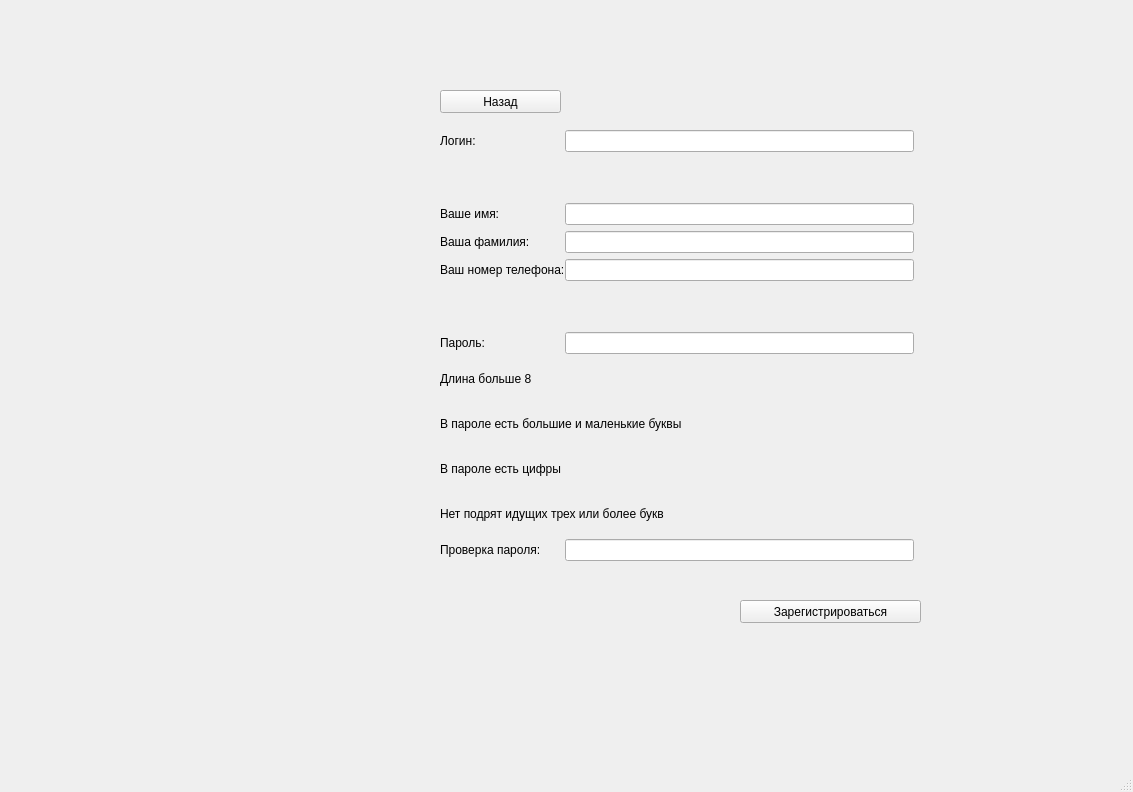
<?xml version="1.0" encoding="UTF-8"?>
<ui version="4.0">
 <class>MainWindow</class>
 <widget class="QMainWindow" name="MainWindow">
  <property name="geometry">
   <rect>
    <x>0</x>
    <y>0</y>
    <width>1133</width>
    <height>792</height>
   </rect>
  </property>
  <property name="windowTitle">
   <string>MainWindow</string>
  </property>
  <widget class="QWidget" name="centralwidget">
   <widget class="QPushButton" name="come_back">
    <property name="geometry">
     <rect>
      <x>440</x>
      <y>90</y>
      <width>121</width>
      <height>23</height>
     </rect>
    </property>
    <property name="text">
     <string>Назад</string>
    </property>
   </widget>
   <widget class="QPushButton" name="registration">
    <property name="geometry">
     <rect>
      <x>740</x>
      <y>600</y>
      <width>181</width>
      <height>23</height>
     </rect>
    </property>
    <property name="text">
     <string>Зарегистрироваться</string>
    </property>
   </widget>
   <widget class="QWidget" name="gridLayoutWidget">
    <property name="geometry">
     <rect>
      <x>440</x>
      <y>130</y>
      <width>481</width>
      <height>431</height>
     </rect>
    </property>
    <layout class="QGridLayout" name="gridLayout">
     <property name="leftMargin">
      <number>0</number>
     </property>
     <property name="rightMargin">
      <number>0</number>
     </property>
     <property name="horizontalSpacing">
      <number>0</number>
     </property>
     <item row="3" column="1">
      <widget class="QLineEdit" name="surname">
       <property name="acceptDrops">
        <bool>true</bool>
       </property>
       <property name="text">
        <string/>
       </property>
       <property name="maxLength">
        <number>16</number>
       </property>
      </widget>
     </item>
     <item row="4" column="0">
      <widget class="QLabel" name="label_phone">
       <property name="text">
        <string>Ваш номер телефона:</string>
       </property>
      </widget>
     </item>
     <item row="2" column="1">
      <widget class="QLineEdit" name="name">
       <property name="acceptDrops">
        <bool>true</bool>
       </property>
       <property name="text">
        <string/>
       </property>
       <property name="maxLength">
        <number>16</number>
       </property>
      </widget>
     </item>
     <item row="6" column="0">
      <widget class="QLabel" name="label_password">
       <property name="text">
        <string>Пароль:</string>
       </property>
      </widget>
     </item>
     <item row="0" column="1">
      <widget class="QLineEdit" name="login">
       <property name="enabled">
        <bool>true</bool>
       </property>
       <property name="maxLength">
        <number>27</number>
       </property>
      </widget>
     </item>
     <item row="6" column="1">
      <widget class="QLineEdit" name="password">
       <property name="maxLength">
        <number>27</number>
       </property>
       <property name="echoMode">
        <enum>QLineEdit::Password</enum>
       </property>
      </widget>
     </item>
     <item row="0" column="0">
      <widget class="QLabel" name="label_login">
       <property name="text">
        <string>Логин:</string>
       </property>
      </widget>
     </item>
     <item row="3" column="0">
      <widget class="QLabel" name="label_surname">
       <property name="text">
        <string>Ваша фамилия:</string>
       </property>
      </widget>
     </item>
     <item row="2" column="0">
      <widget class="QLabel" name="label_name">
       <property name="text">
        <string>Ваше имя:</string>
       </property>
      </widget>
     </item>
     <item row="4" column="1">
      <widget class="QLineEdit" name="phone">
       <property name="maxLength">
        <number>27</number>
       </property>
      </widget>
     </item>
     <item row="11" column="1">
      <widget class="QLineEdit" name="password_checking">
       <property name="maxLength">
        <number>27</number>
       </property>
       <property name="echoMode">
        <enum>QLineEdit::Password</enum>
       </property>
      </widget>
     </item>
     <item row="11" column="0">
      <widget class="QLabel" name="label_password_check">
       <property name="text">
        <string>Проверка пароля:</string>
       </property>
      </widget>
     </item>
     <item row="0" column="2">
      <widget class="QLabel" name="circle_login">
       <property name="text">
        <string/>
       </property>
      </widget>
     </item>
     <item row="2" column="2">
      <widget class="QLabel" name="circle_name">
       <property name="text">
        <string/>
       </property>
      </widget>
     </item>
     <item row="3" column="2">
      <widget class="QLabel" name="circle_surname">
       <property name="text">
        <string/>
       </property>
      </widget>
     </item>
     <item row="4" column="2">
      <widget class="QLabel" name="circle_phone">
       <property name="text">
        <string/>
       </property>
      </widget>
     </item>
     <item row="6" column="2">
      <widget class="QLabel" name="circle_password">
       <property name="text">
        <string/>
       </property>
      </widget>
     </item>
     <item row="11" column="2">
      <widget class="QLabel" name="circle_password_check">
       <property name="text">
        <string/>
       </property>
      </widget>
     </item>
     <item row="1" column="0" colspan="2">
      <widget class="QLabel" name="login_error">
       <property name="text">
        <string/>
       </property>
      </widget>
     </item>
     <item row="5" column="0" colspan="2">
      <widget class="QLabel" name="phone_error">
       <property name="text">
        <string/>
       </property>
      </widget>
     </item>
     <item row="7" column="0" colspan="2">
      <widget class="QLabel" name="length">
       <property name="text">
        <string>Длина больше 8</string>
       </property>
       <property name="alignment">
        <set>Qt::AlignLeading|Qt::AlignLeft|Qt::AlignVCenter</set>
       </property>
      </widget>
     </item>
     <item row="8" column="0" colspan="2">
      <widget class="QLabel" name="letter">
       <property name="text">
        <string>В пароле есть большие и маленькие буквы</string>
       </property>
       <property name="alignment">
        <set>Qt::AlignLeading|Qt::AlignLeft|Qt::AlignVCenter</set>
       </property>
      </widget>
     </item>
     <item row="9" column="0" colspan="2">
      <widget class="QLabel" name="number">
       <property name="text">
        <string>В пароле есть цифры</string>
       </property>
       <property name="alignment">
        <set>Qt::AlignLeading|Qt::AlignLeft|Qt::AlignVCenter</set>
       </property>
      </widget>
     </item>
     <item row="10" column="0" colspan="2">
      <widget class="QLabel" name="three_letters">
       <property name="text">
        <string>Нет подрят идущих трех или более букв</string>
       </property>
       <property name="alignment">
        <set>Qt::AlignLeading|Qt::AlignLeft|Qt::AlignVCenter</set>
       </property>
      </widget>
     </item>
    </layout>
   </widget>
  </widget>
  <widget class="QMenuBar" name="menubar">
   <property name="geometry">
    <rect>
     <x>0</x>
     <y>0</y>
     <width>1133</width>
     <height>21</height>
    </rect>
   </property>
  </widget>
  <widget class="QStatusBar" name="statusbar"/>
 </widget>
 <resources/>
 <connections/>
</ui>
